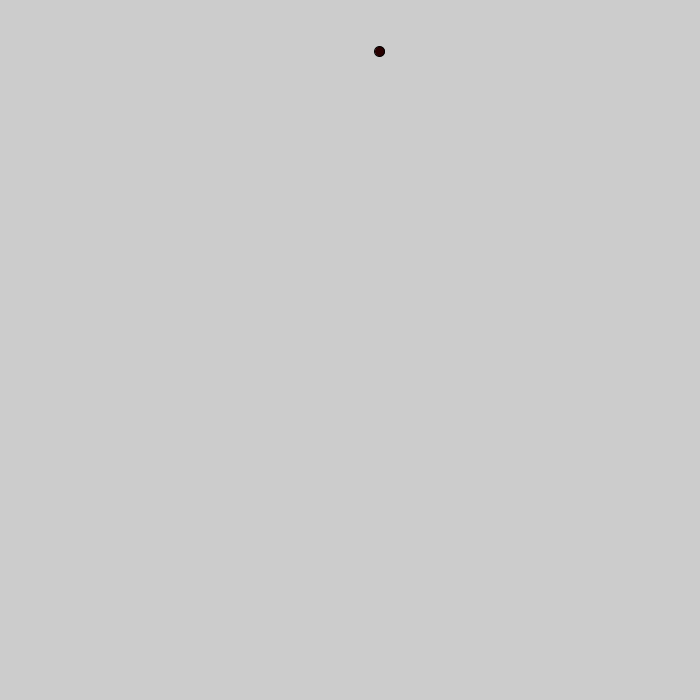
Frame 1 (no input)
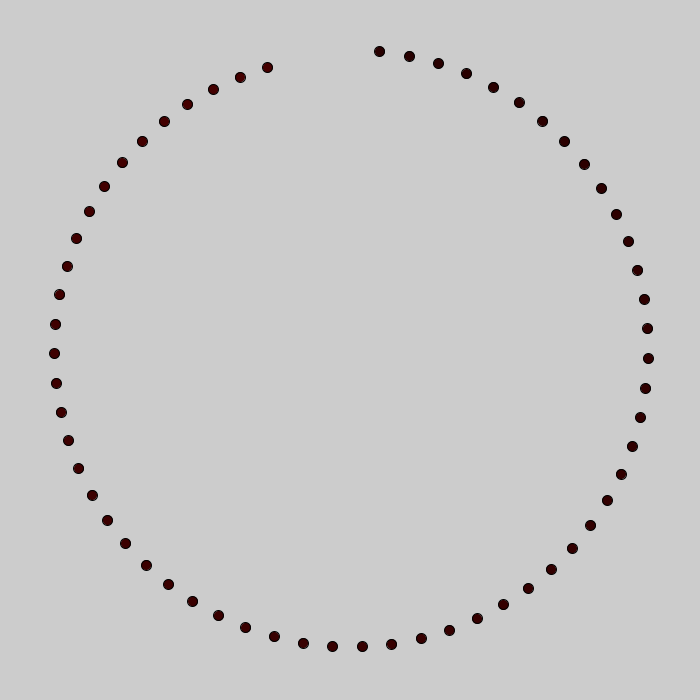
Frame 60 (the mouse pressed at the canvas centre just before this capture)
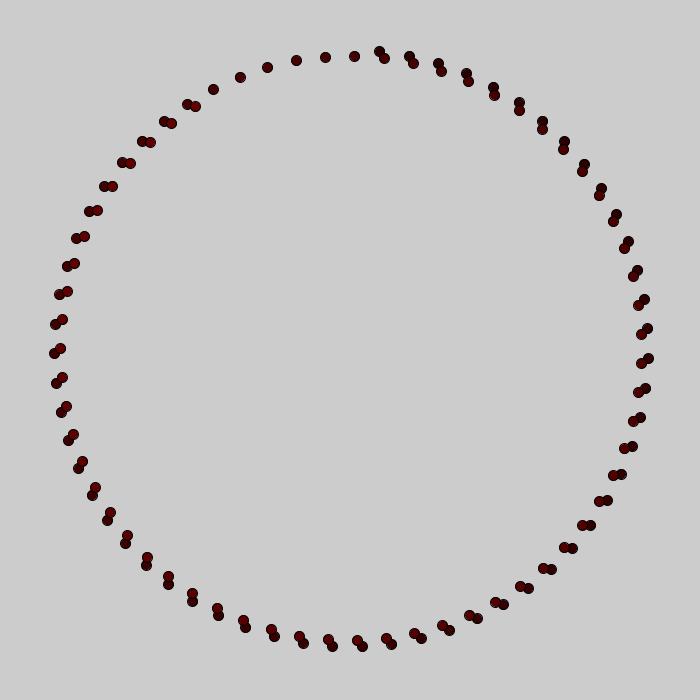
Frame 120 (the mouse held since frame 60 and released just before this capture)

The Processing sketch that drew these frames (run headless with seeded random() and noise(); from frame 60 on, the mouse is pressed at the canvas centre):

// Processing sketch: Lab_4_pt2
// ── Lab_4_pt2.pde
float cX, cY, theta = 0.1f, radius = 300;
float eR = 10;
float r = 40f, g = 0.1f, b = 0.1f;
float colorChangeRate = 0.5f;
boolean decline;

void setup()
{
  size(700, 700);
  cX = width/2;
  cY = height/2;
}

void draw()
{
  float x = cX + sin(theta) * radius;
  float y = cY -cos(theta) * radius;
  fill(r, g, b);
  ellipse(x, y, eR, eR); 
  
  theta += 0.1f;
  float i = 0.1f;
  radius -= i;
  i += 0.2;
  
  float col = r + g + b;
  if(col >= 255 * 3)
  {
    decline = true;
  }
  if(!decline)
  {
    if(col < 255)
    {
      r += colorChangeRate;
    }
      else if(g < 255)
      {
        g += colorChangeRate;
      }
        else if(g >= 255 && b < 255)
        {
          b += colorChangeRate;
        }
  }
  else
  {
     if(col > 510)
     {
       r-=colorChangeRate;
     }
       else if(col < 510 && col < 255)
       {
         g -= colorChangeRate;
       }
         else 
         {
           b -= colorChangeRate;
           
             if(col == 0)
             {
               decline = false;
             }
       }
   }
}
